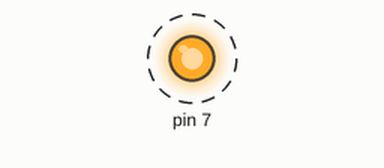
Recording of a sketch running on a simulated Arduino Uno, built with avr-gcc and run on an emulated ATmega328P. On the bench: output pins drawn as LEDs (lit = HIGH). Dashed ring = blinking.

Above: at 0.1 s.
Timing chart, 0 to 3.0 s (numbered marks = the images above):
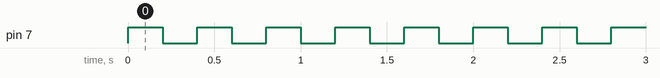

The sketch:

led.ino
```cpp
void setup() {
  // initialize digital pin LED_BUILTIN as an output.
  pinMode(7, OUTPUT);
}

// the loop function runs over and over again forever
void loop() {
  digitalWrite(7, HIGH);   // turn the LED on (HIGH is the voltage level)
  delay(200);                       // wait for a second
  digitalWrite(7, LOW);    // turn the LED off by making the voltage LOW
  delay(200);                       // wait for a second
}
```

Measured:
- by itself, pin 7: alternates HIGH for 0.20 s and LOW for 0.20 s
